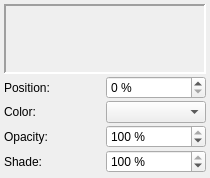
<?xml version="1.0" encoding="UTF-8"?>
<ui version="4.0">
 <class>GradientEditorBase</class>
 <widget class="QFrame" name="GradientEditorBase">
  <property name="geometry">
   <rect>
    <x>0</x>
    <y>0</y>
    <width>210</width>
    <height>178</height>
   </rect>
  </property>
  <property name="windowTitle">
   <string notr="true">Frame</string>
  </property>
  <property name="frameShape">
   <enum>QFrame::NoFrame</enum>
  </property>
  <property name="frameShadow">
   <enum>QFrame::Plain</enum>
  </property>
  <layout class="QGridLayout" name="gridLayout">
   <property name="leftMargin">
    <number>4</number>
   </property>
   <property name="topMargin">
    <number>4</number>
   </property>
   <property name="rightMargin">
    <number>4</number>
   </property>
   <property name="bottomMargin">
    <number>4</number>
   </property>
   <property name="spacing">
    <number>2</number>
   </property>
   <item row="0" column="0" colspan="2">
    <widget class="GradientPreview" name="Preview">
     <property name="sizePolicy">
      <sizepolicy hsizetype="Preferred" vsizetype="Fixed">
       <horstretch>0</horstretch>
       <verstretch>0</verstretch>
      </sizepolicy>
     </property>
     <property name="minimumSize">
      <size>
       <width>200</width>
       <height>70</height>
      </size>
     </property>
     <property name="maximumSize">
      <size>
       <width>3000</width>
       <height>70</height>
      </size>
     </property>
     <property name="frameShape">
      <enum>QFrame::Panel</enum>
     </property>
     <property name="frameShadow">
      <enum>QFrame::Sunken</enum>
     </property>
     <property name="lineWidth">
      <number>2</number>
     </property>
    </widget>
   </item>
   <item row="1" column="0">
    <widget class="QLabel" name="stopPosLabel">
     <property name="text">
      <string>Position:</string>
     </property>
    </widget>
   </item>
   <item row="1" column="1">
    <widget class="ScrSpinBox" name="stopPos">
     <property name="suffix">
      <string> %</string>
     </property>
     <property name="maximum">
      <number>100</number>
     </property>
    </widget>
   </item>
   <item row="2" column="0">
    <widget class="QLabel" name="stopColorLabel">
     <property name="text">
      <string>Color:</string>
     </property>
    </widget>
   </item>
   <item row="2" column="1">
    <widget class="ColorCombo" name="stopColor"/>
   </item>
   <item row="3" column="0">
    <widget class="QLabel" name="stopOpacityLabel">
     <property name="text">
      <string>Opacity:</string>
     </property>
    </widget>
   </item>
   <item row="3" column="1">
    <widget class="ScrSpinBox" name="stopOpacity">
     <property name="suffix">
      <string> %</string>
     </property>
     <property name="maximum">
      <number>100</number>
     </property>
     <property name="singleStep">
      <number>10</number>
     </property>
     <property name="value">
      <number>100</number>
     </property>
    </widget>
   </item>
   <item row="4" column="0">
    <widget class="QLabel" name="stopShadeLabel">
     <property name="text">
      <string>Shade:</string>
     </property>
    </widget>
   </item>
   <item row="4" column="1">
    <widget class="ScrSpinBox" name="stopShade">
     <property name="suffix">
      <string> %</string>
     </property>
     <property name="maximum">
      <number>100</number>
     </property>
     <property name="singleStep">
      <number>10</number>
     </property>
     <property name="value">
      <number>100</number>
     </property>
    </widget>
   </item>
  </layout>
 </widget>
 <customwidgets>
  <customwidget>
   <class>ColorCombo</class>
   <extends>QComboBox</extends>
   <header>ui/colorcombo.h</header>
  </customwidget>
  <customwidget>
   <class>GradientPreview</class>
   <extends>QFrame</extends>
   <header>ui/gradientpreview.h</header>
   <container>1</container>
  </customwidget>
  <customwidget>
   <class>ScrSpinBox</class>
   <extends>QSpinBox</extends>
   <header location="global">ui/scrspinbox.h</header>
  </customwidget>
 </customwidgets>
 <resources/>
 <connections/>
</ui>
